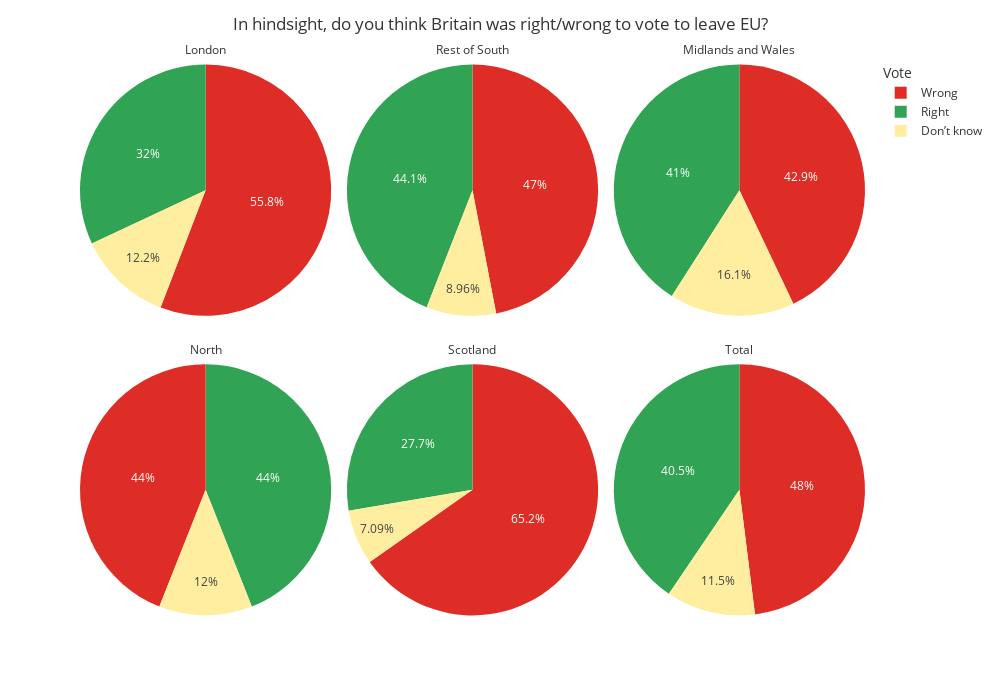

The cell this chart's notebook holds for it:
### Markdown cell above
### Exercise 1 (Choose one!)

#### Data Vis Principles:

1. Order Matters
2. Put long categories on the y-axis
3. Pick a Purpose.
4. Keep scales consistent
5. Select meaningful colors
6. Use meaningful and nonredundant labels.

**Option 1.** 

Create your own plot of this data. Make it as nice as possible! Choose your own colors, themes, labels, ordering, etc. Decide if you prefer facets or colored bars. Make the labels as informative as possible. Try experimenting with things we haven't yet covered in class: look up how to add a caption or include textures in your plot.

Talk about the positives and negatives of your graph. How does it meet, not meet, or exceed the data visualization principles above?

**Option 2.**

Using data of your choice, create a beautiful data visualization. Try experimenting with things we haven't yet covered in class: look up how to add a caption or include textures in your plot.

Talk about the positives and negatives of your graph. How does it meet, not meet, or exceed the data visualization principles above?

### Code cell
DF_new = DF
DF_new['location'].replace('london','London',inplace=True)
DF_new['location'].replace('rest_of_south','Rest of South',inplace=True)
DF_new['location'].replace('midlands_wales','Midlands and Wales',inplace=True)
DF_new['location'].replace('north','North',inplace=True)
DF_new['location'].replace('scot','Scotland',inplace=True)
DF_new['location'].replace('total','Total',inplace=True)

my_categories_new = ['London','Rest of South','Midlands and Wales','North','Scotland', 'Total']

exercise = px.pie(
    DF_new, 
    values='count', 
    names = 'vote',
    facet_col='location',
    color = 'vote',
    facet_col_wrap = 3,
    color_discrete_map={'Right':'#31a354','Wrong':'#de2d26',"Don’t know":'#ffeda0'},
    category_orders={'location': my_categories_new},
)
exercise.for_each_annotation(lambda a: a.update(text=a.text.split("=")[1]))


exercise.update_layout(
                  title='In hindsight, do you think Britain was right/wrong to vote to leave EU?',
                  template='ggplot2',
                  legend_title='Vote',
                  width=1000,
                  height=700,
                      
                      )

exercise.show()

### Figure 1 — Plotly figure (JSON) as saved in the notebook; plotly's stock layout.template omitted (floating-point values rounded to 4 significant figures)
{"data": [{"customdata": [["Right"], ["Wrong"], ["Don’t know"]], "domain": {"x": [0, 0.32], "y": [0.535, 1.0]}, "hovertemplate": "location=London<br>vote=%{customdata[0]}<br>count=%{value}<extra></extra>", "labels": ["Right", "Wrong", "Don’t know"], "legendgroup": "", "marker": {"colors": ["#31a354", "#de2d26", "#ffeda0"]}, "name": "", "showlegend": true, "type": "pie", "values": [63, 110, 24]}, {"customdata": [["Right"], ["Wrong"], ["Don’t know"]], "domain": {"x": [0.34, 0.66], "y": [0.535, 1.0]}, "hovertemplate": "location=Rest of South<br>vote=%{customdata[0]}<br>count=%{value}<extra></extra>", "labels": ["Right", "Wrong", "Don’t know"], "legendgroup": "", "marker": {"colors": ["#31a354", "#de2d26", "#ffeda0"]}, "name": "", "showlegend": true, "type": "pie", "values": [241, 257, 49]}, {"customdata": [["Right"], ["Wrong"], ["Don’t know"]], "domain": {"x": [0.68, 1.0], "y": [0.535, 1.0]}, "hovertemplate": "location=Midlands and Wales<br>vote=%{customdata[0]}<br>count=%{value}<extra></extra>", "labels": ["Right", "Wrong", "Don’t know"], "legendgroup": "", "marker": {"colors": ["#31a354", "#de2d26", "#ffeda0"]}, "name": "", "showlegend": true, "type": "pie", "values": [145, 152, 57]}, {"customdata": [["Right"], ["Wrong"], ["Don’t know"]], "domain": {"x": [0, 0.32], "y": [0, 0.465]}, "hovertemplate": "location=North<br>vote=%{customdata[0]}<br>count=%{value}<extra></extra>", "labels": ["Right", "Wrong", "Don’t know"], "legendgroup": "", "marker": {"colors": ["#31a354", "#de2d26", "#ffeda0"]}, "name": "", "showlegend": true, "type": "pie", "values": [176, 176, 48]}, {"customdata": [["Right"], ["Wrong"], ["Don’t know"]], "domain": {"x": [0.34, 0.66], "y": [0, 0.465]}, "hovertemplate": "location=Scotland<br>vote=%{customdata[0]}<br>count=%{value}<extra></extra>", "labels": ["Right", "Wrong", "Don’t know"], "legendgroup": "", "marker": {"colors": ["#31a354", "#de2d26", "#ffeda0"]}, "name": "", "showlegend": true, "type": "pie", "values": [39, 92, 10]}, {"customdata": [["Right"], ["Wrong"], ["Don’t know"]], "domain": {"x": [0.68, 1.0], "y": [0, 0.465]}, "hovertemplate": "location=Total<br>vote=%{customdata[0]}<br>count=%{value}<extra></extra>", "labels": ["Right", "Wrong", "Don’t know"], "legendgroup": "", "marker": {"colors": ["#31a354", "#de2d26", "#ffeda0"]}, "name": "", "showlegend": true, "type": "pie", "values": [664, 787, 188]}], "layout": {"annotations": [{"font": {}, "showarrow": false, "text": "North", "x": 0.16, "xanchor": "center", "xref": "paper", "y": 0.465, "yanchor": "bottom", "yref": "paper"}, {"font": {}, "showarrow": false, "text": "Scotland", "x": 0.5, "xanchor": "center", "xref": "paper", "y": 0.465, "yanchor": "bottom", "yref": "paper"}, {"font": {}, "showarrow": false, "text": "Total", "x": 0.84, "xanchor": "center", "xref": "paper", "y": 0.465, "yanchor": "bottom", "yref": "paper"}, {"font": {}, "showarrow": false, "text": "London", "x": 0.16, "xanchor": "center", "xref": "paper", "y": 1.0, "yanchor": "bottom", "yref": "paper"}, {"font": {}, "showarrow": false, "text": "Rest of South", "x": 0.5, "xanchor": "center", "xref": "paper", "y": 1.0, "yanchor": "bottom", "yref": "paper"}, {"font": {}, "showarrow": false, "text": "Midlands and Wales", "x": 0.84, "xanchor": "center", "xref": "paper", "y": 1.0, "yanchor": "bottom", "yref": "paper"}], "height": 700, "legend": {"title": {"text": "Vote"}, "tracegroupgap": 0}, "margin": {"t": 60}, "title": {"text": "In hindsight, do you think Britain was right/wrong to vote to leave EU?"}, "width": 1000}}
